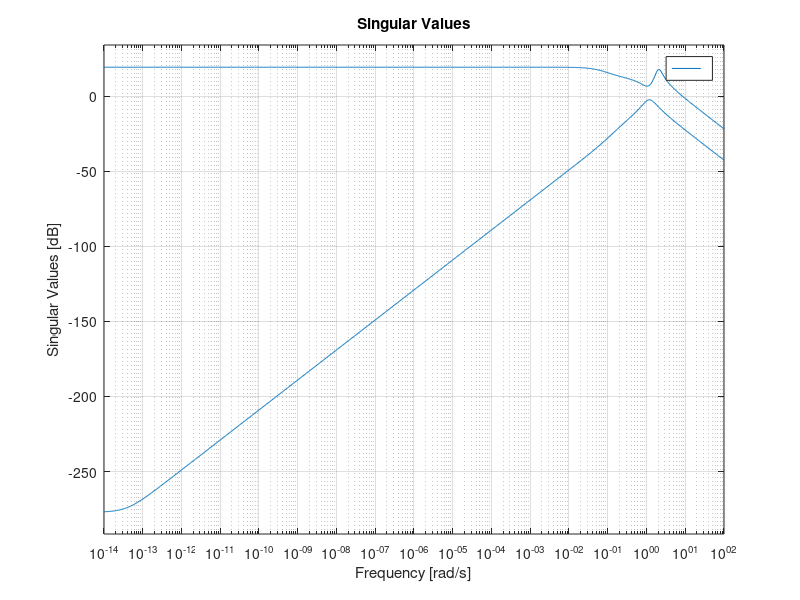
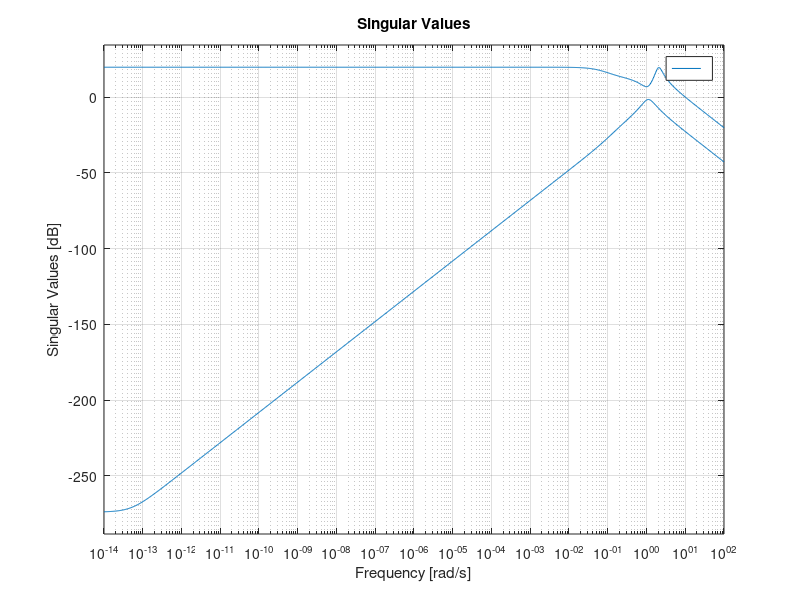
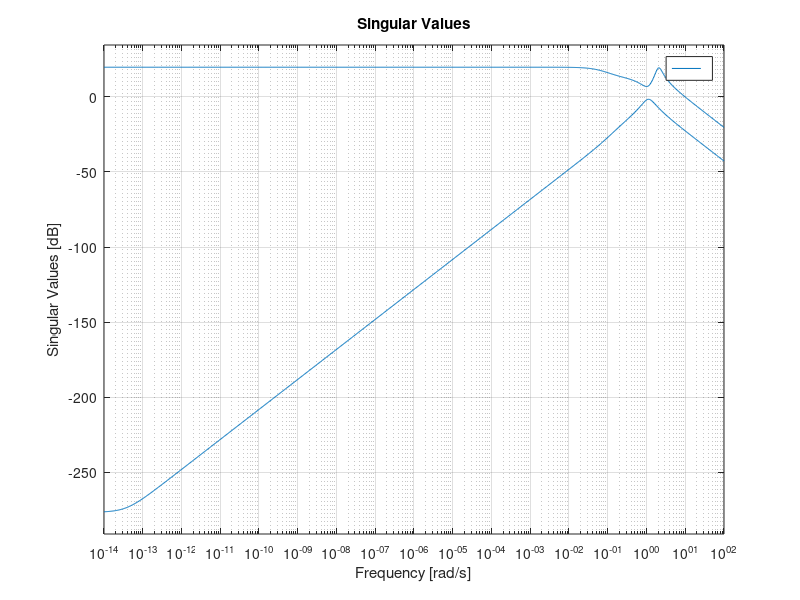

These charts were generated, in order, by the following MATLAB code: (Note: this script raises an error after producing the figures.)
%% Problem 5(a) 

A = [-0.131150  0.14858   0.32434     -0.93964;
          0.0       0.0       1.0      0.33976; 
      -10.614        0.0   -1.1793       1.023; 
      0.99655         0.0   -0.001874  -0.25855];

B = [0.00012    0.00032897;
     0.0        0.0;
     -0.1031578 0.020987; 
     -0.0021330  -0.010715];
   
C = [0 0 57.29578 0;
     0 0 0 57.29578];
 
D = zeros(2,2);
K1 = [  -1.1914   -0.7028;
         0.6179   -1.0284];
     
K2 = [ -1.4810   -0.6327;
    0.6555   -1.0136];

K3 =   [-1.4414   -0.6528;
    0.6468   -1.0087];

G = tf(ss(A,B,C,D));
% G0 = ss(A,B,C,D,2);
% Lp = loopsens(G0,K1)
% figure
% sigma(Lp.To)
% hold on 

figure
sigma(G*K1)
hold on 

figure 
sigma(G*K2);
hold on 

figure 
sigma(G*K3);
hold on 

%% 5(b)
Lp = loopsens(G,K2);

Wii = makeweight(0.30,30,10);
WII = [Wii,Wii;
       Wii,Wii];
   
M = -WII*Lp.To; 
figure
sigma(M)
hold on 

HinfNorm2 = hinfnorm(M)

if HinfNorm2 > 1.0 
    fprintf('Controller is not robust')
else 
    fprintf('System is robutst')
end

%%
Wii = makeweight(0.56,30,10);
WII = [Wii,Wii;
       Wii,Wii];
   
M = -WII*Lp.To; 

HinfNorm2 = hinfnorm(M)

if HinfNorm2 > 1.0 
    fprintf('Controller is not robust')
else 
    fprintf('System is robutst')
end